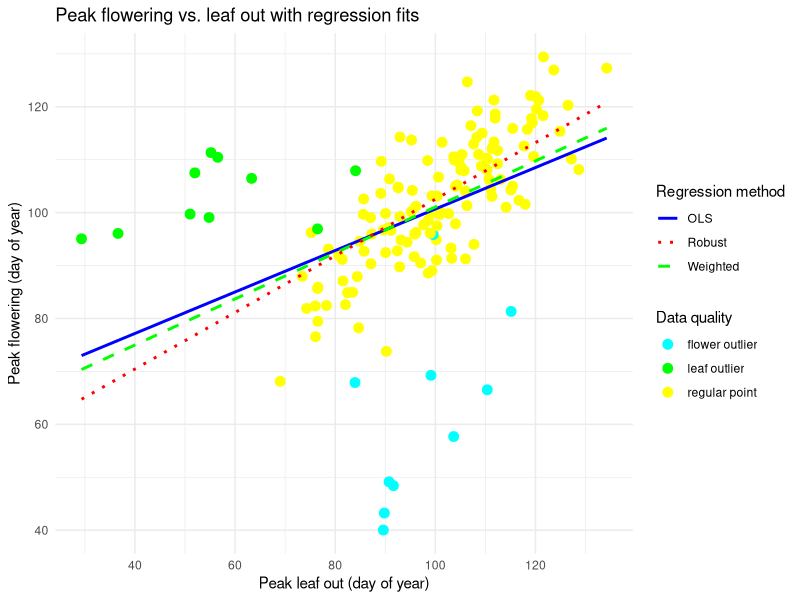
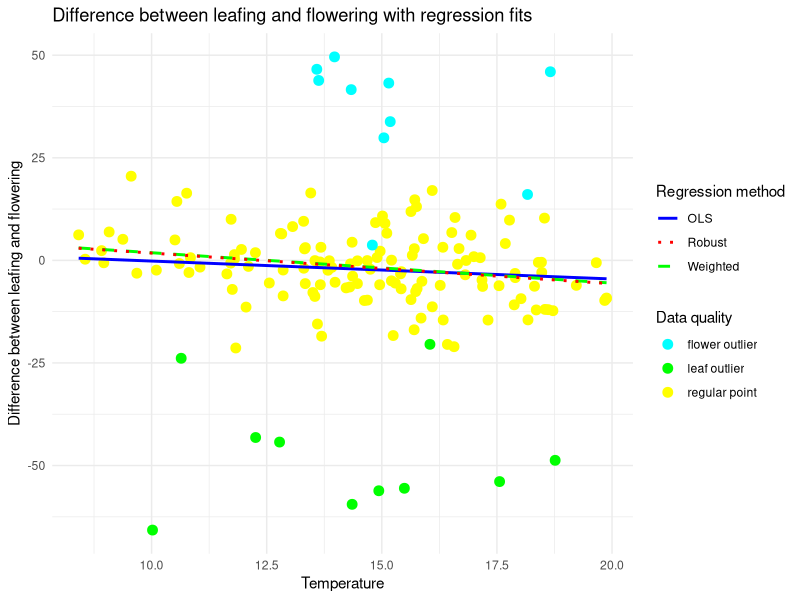

Write R code to recreate these figures, in order.
library(tidyverse)
library(MASS)  # For robust linear modeling using rlm

set.seed(135)

# Number of data points
n <- 150

# Simulate temperature with a relationship to phenological phases
temperature <- rnorm(n, mean = 15, sd = 3)

# Simulate peak leaf out date (day of year) with influence from temperature
leaf_out_date <- rnorm(n, mean = 130, sd = 12) - 2 * temperature

# Create peak flowering date with a linear relationship plus noise
flowering_date <- 0.8 * leaf_out_date + rnorm(n, mean = 22, sd = 7)

# Introduce more extreme leaf outliers
leaf_outliers_indices <- sample(seq_len(n), size = 10, replace = FALSE)
leaf_out_date[leaf_outliers_indices] <- leaf_out_date[leaf_outliers_indices] - rnorm(length(leaf_outliers_indices), mean = 40, sd = 10)

# Introduce more extreme flower outliers
flower_outliers_indices <- sample(seq_len(n), size = 10, replace = FALSE)
flowering_date[flower_outliers_indices] <- flowering_date[flower_outliers_indices] - rnorm(length(flower_outliers_indices), mean = 40, sd = 10)

# Calculate difference between flowering and leafing
difference <- leaf_out_date - flowering_date

# Create a data frame with the simulated data
phenology_data <- tibble(
  temperature = temperature,
  leaf_out_date = leaf_out_date,
  flowering_date = flowering_date,
  difference = difference,
  outlier_type = case_when(
    seq_len(n) %in% leaf_outliers_indices ~ "leaf outlier",
    seq_len(n) %in% flower_outliers_indices ~ "flower outlier",
    TRUE ~ "regular point"
  )
)

# Initial regression to determine weights
initial_fit <- lm(flowering_date ~ leaf_out_date, data = phenology_data)
initial_residuals <- residuals(initial_fit)

# Assign Huber weights based on initial residuals
k <- 1.345 # Common tuning parameter in Huber weighting
weights <- pmin(1, k / abs(initial_residuals))

phenology_data <- phenology_data %>%
  mutate(weights = weights)

# Plot flowering_date vs. leaf_out_date with different fits
ggplot(phenology_data, aes(x = leaf_out_date, y = flowering_date, color = outlier_type)) +
  geom_point(size = 3) +
  geom_smooth(method = "lm", formula = y ~ x, aes(linetype = "OLS"), color = "blue", se = FALSE, linewidth = 1) +
  geom_smooth(method = "lm", formula = y ~ x, aes(linetype = "Weighted", weight = weights), color = "green", se = FALSE, linewidth = 1) +
  geom_smooth(method = "rlm", formula = y ~ x, method.args = list(maxit = 100, method = "MM"), aes(linetype = "Robust"), color = "red", se = FALSE, linewidth = 1) +
  scale_color_manual(values = c("flower outlier" = "cyan", "leaf outlier" = "green", "regular point" = "yellow")) +
  scale_linetype_manual(values = c("OLS" = "solid", "Weighted" = "dashed", "Robust" = "dotted")) +
  labs(x = "Peak leaf out (day of year)", y = "Peak flowering (day of year)", color = "Data quality", linetype = "Regression method") +
  theme_minimal() +
  ggtitle("Peak flowering vs. leaf out with regression fits") +
  guides(linetype = guide_legend(title = "Regression method"))

# Plot difference vs. temperature with different fits
ggplot(phenology_data, aes(x = temperature, y = difference, color = outlier_type)) +
  geom_point(size = 3, aes(size = weights)) +
  geom_smooth(method = "lm", formula = y ~ x, aes(linetype = "OLS"), color = "blue", se = FALSE, linewidth = 1) +
  geom_smooth(method = "lm", formula = y ~ x, aes(linetype = "Weighted", weight = weights), color = "green", se = FALSE, linewidth = 1) +
  geom_smooth(method = "rlm", formula = y ~ x, method.args = list(maxit = 100, method = "MM"), aes(linetype = "Robust"), color = "red", se = FALSE, linewidth = 1) +
  scale_color_manual(values = c("flower outlier" = "cyan", "leaf outlier" = "green", "regular point" = "yellow")) +
  scale_linetype_manual(values = c("OLS" = "solid", "Weighted" = "dashed", "Robust" = "dotted")) +
  labs(x = "Temperature", y = "Difference between leafing and flowering", color = "Data quality", linetype = "Regression method") +
  theme_minimal() +
  ggtitle("Difference between leafing and flowering with regression fits") +
  guides(linetype = guide_legend(title = "Regression method"))


# comparing predictions intervals of different regression types

  #OLS Regression
  ols_fit <- lm(difference ~ leaf_out_date, data = phenology_data)

  # Weighted Regression
  weighted_fit <- lm(difference ~ leaf_out_date, data = phenology_data, weights = weights)
  
  # Robust Regression with increased maximum iterations and method set to "MM"
  robust_fit <- MASS::rlm(difference ~ leaf_out_date, data = phenology_data, maxit = 100, method = "MM")

  #create a dataframe to create prediction for
  new_data <- data.frame(temperature = rnorm(n, mean = 15, sd = 3),
                        leaf_out_date = rnorm(n, mean = 130, sd = 12) - 2 * temperature)

  #create predictions
  predict.lm(object = ols_fit, newdata = new_data, interval = "prediction", level = 0.95)
  predict.lm(object = weighted_fit, newdata = new_data, interval = "prediction", level = 0.95)
  predict(object = robust_fit, newdata = new_data, interval = "prediction", level = 0.95)

    